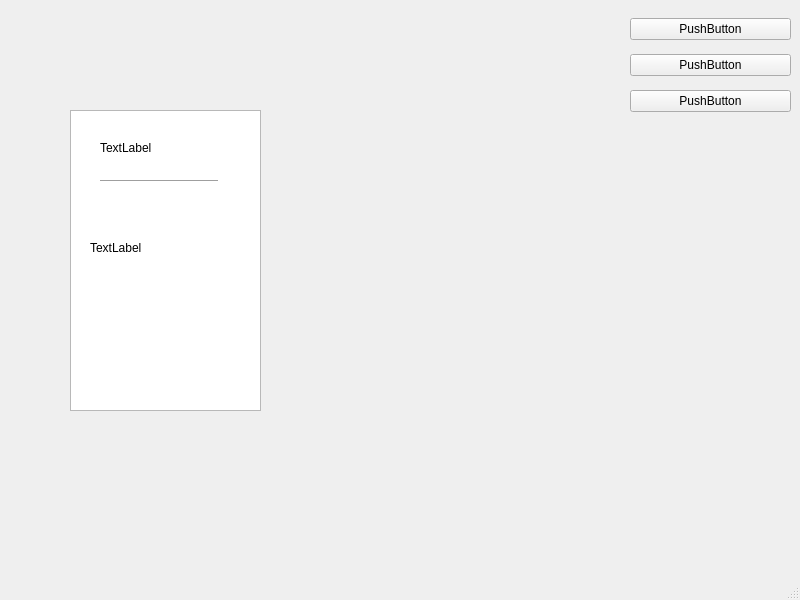
<?xml version="1.0" encoding="UTF-8"?>
<ui version="4.0">
 <class>MainWindow</class>
 <widget class="QMainWindow" name="MainWindow">
  <property name="geometry">
   <rect>
    <x>0</x>
    <y>0</y>
    <width>800</width>
    <height>600</height>
   </rect>
  </property>
  <property name="windowTitle">
   <string>MainWindow</string>
  </property>
  <widget class="QWidget" name="centralwidget">
   <widget class="QWidget" name="verticalLayoutWidget">
    <property name="geometry">
     <rect>
      <x>90</x>
      <y>260</y>
      <width>160</width>
      <height>111</height>
     </rect>
    </property>
    <layout class="QVBoxLayout" name="verticalLayout_2"/>
   </widget>
   <widget class="QTextBrowser" name="textBrowser">
    <property name="geometry">
     <rect>
      <x>70</x>
      <y>110</y>
      <width>191</width>
      <height>301</height>
     </rect>
    </property>
   </widget>
   <widget class="QLabel" name="label">
    <property name="geometry">
     <rect>
      <x>100</x>
      <y>140</y>
      <width>72</width>
      <height>15</height>
     </rect>
    </property>
    <property name="text">
     <string>TextLabel</string>
    </property>
   </widget>
   <widget class="Line" name="line">
    <property name="geometry">
     <rect>
      <x>100</x>
      <y>180</y>
      <width>118</width>
      <height>3</height>
     </rect>
    </property>
    <property name="orientation">
     <enum>Qt::Horizontal</enum>
    </property>
   </widget>
   <widget class="QLabel" name="label_2">
    <property name="geometry">
     <rect>
      <x>90</x>
      <y>240</y>
      <width>72</width>
      <height>15</height>
     </rect>
    </property>
    <property name="text">
     <string>TextLabel</string>
    </property>
   </widget>
   <widget class="QWidget" name="">
    <property name="geometry">
     <rect>
      <x>630</x>
      <y>10</y>
      <width>161</width>
      <height>111</height>
     </rect>
    </property>
    <layout class="QVBoxLayout" name="verticalLayout">
     <item>
      <widget class="QPushButton" name="pushButton">
       <property name="text">
        <string>PushButton</string>
       </property>
      </widget>
     </item>
     <item>
      <widget class="QPushButton" name="pushButton_2">
       <property name="text">
        <string>PushButton</string>
       </property>
      </widget>
     </item>
     <item>
      <widget class="QPushButton" name="pushButton_3">
       <property name="text">
        <string>PushButton</string>
       </property>
      </widget>
     </item>
    </layout>
   </widget>
  </widget>
  <widget class="QMenuBar" name="menubar">
   <property name="geometry">
    <rect>
     <x>0</x>
     <y>0</y>
     <width>800</width>
     <height>26</height>
    </rect>
   </property>
  </widget>
  <widget class="QStatusBar" name="statusbar"/>
 </widget>
 <resources/>
 <connections/>
</ui>
